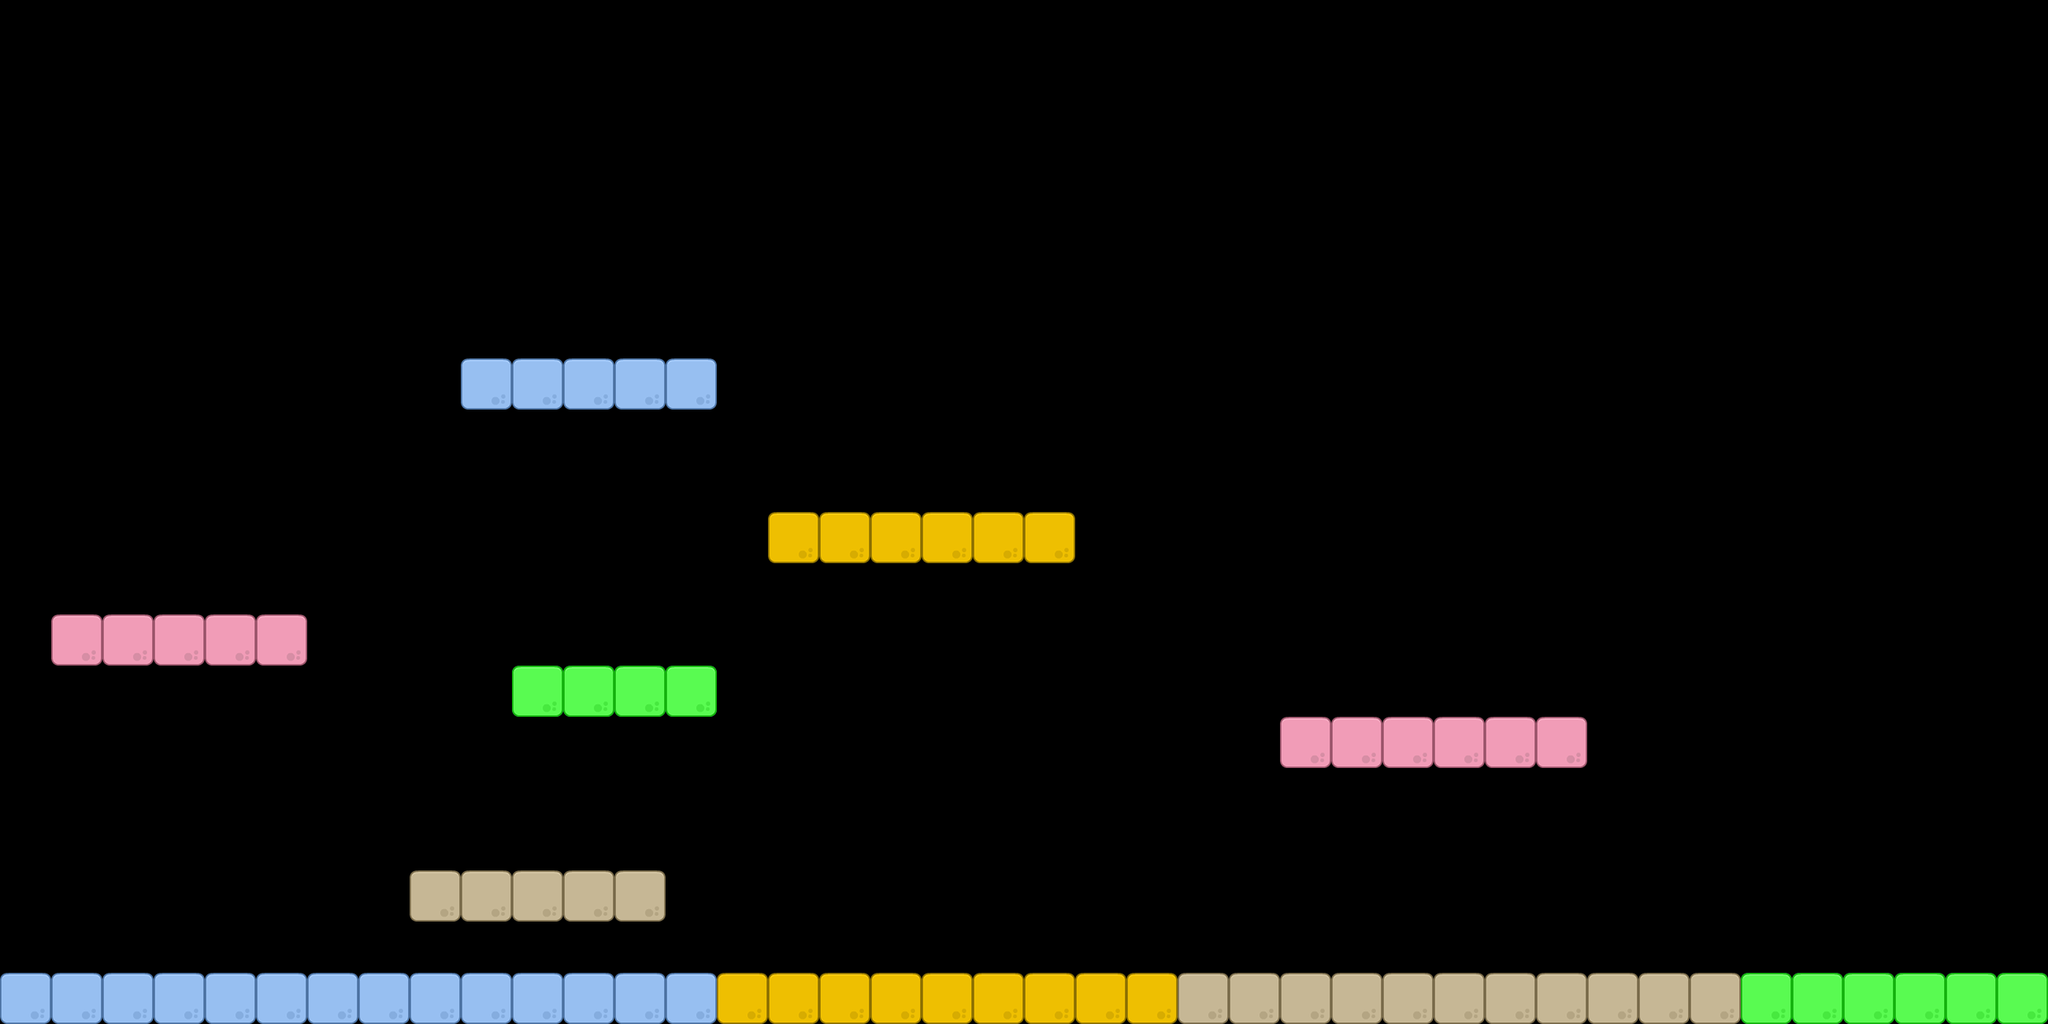

Below is a game level as drawn by its tile map, then a one-line description and the .tmx that defines it (tile-layer data replaced by summaries):
An orthogonal 40x20 tile map with 64x64 px tiles, 1 tile layer (objects) and 71 objects.

<map version="1.0" orientation="orthogonal" renderorder="right-down" width="40" height="20" tilewidth="64" tileheight="64" nextobjectid="95">
 <tileset firstgid="1" name="blocks" tilewidth="64" tileheight="64">
  <image source="blocks.png" width="320" height="128" />
 </tileset>
 <layer name="objects" width="40" height="20">
  <data>[800 cells, 71 non-empty, 5 distinct tile ids]</data>
 </layer>
 <objectgroup name="blue">
  <object id="21" x="0" y="1216" width="64" height="64" />
  <object id="22" x="64" y="1216" width="64" height="64" />
  <object id="23" x="128" y="1216" width="64" height="64" />
  <object id="24" x="192" y="1216" width="64" height="64" />
  <object id="25" x="256" y="1216" width="64" height="64" />
  <object id="26" x="320" y="1216" width="64" height="64" />
  <object id="27" x="384" y="1216" width="64" height="64" />
  <object id="28" x="448" y="1216" width="64" height="64" />
  <object id="29" x="512" y="1216" width="64" height="64" />
  <object id="30" x="576" y="1216" width="64" height="64" />
  <object id="31" x="640" y="1216" width="64" height="64" />
  <object id="32" x="704" y="1216" width="64" height="64" />
  <object id="33" x="768" y="1216" width="64" height="64" />
  <object id="34" x="832" y="1216" width="64" height="64" />
  <object id="35" x="576" y="448" width="64" height="64" />
  <object id="36" x="640" y="448" width="64" height="64" />
  <object id="37" x="704" y="448" width="64" height="64" />
  <object id="38" x="768" y="448" width="64" height="64" />
  <object id="39" x="832" y="448" width="64" height="64" />
 </objectgroup>
 <objectgroup name="yellow">
  <object id="40" x="960" y="640" width="64" height="64" />
  <object id="41" x="1024" y="640" width="64" height="64" />
  <object id="42" x="1088" y="640" width="64" height="64" />
  <object id="43" x="1152" y="640" width="64" height="64" />
  <object id="44" x="1216" y="640" width="64" height="64" />
  <object id="45" x="1280" y="640" width="64" height="64" />
  <object id="46" x="896" y="1216" width="64" height="64" />
  <object id="47" x="960" y="1216" width="64" height="64" />
  <object id="50" x="1024" y="1216" width="64" height="64" />
  <object id="51" x="1088" y="1216" width="64" height="64" />
  <object id="52" x="1152" y="1216" width="64" height="64" />
  <object id="53" x="1216" y="1216" width="64" height="64" />
  <object id="54" x="1280" y="1216" width="64" height="64" />
  <object id="55" x="1344" y="1216" width="64" height="64" />
  <object id="56" x="1408" y="1216" width="64" height="64" />
 </objectgroup>
 <objectgroup name="pink">
  <object id="57" x="1600" y="896" width="64" height="64" />
  <object id="58" x="1664" y="896" width="64" height="64" />
  <object id="59" x="1728" y="896" width="64" height="64" />
  <object id="60" x="1792" y="896" width="64" height="64" />
  <object id="61" x="1856" y="896" width="64" height="64" />
  <object id="62" x="1920" y="896" width="64" height="64" />
  <object id="63" x="64" y="768" width="64" height="64" />
  <object id="64" x="128" y="768" width="64" height="64" />
  <object id="65" x="192" y="768" width="64" height="64" />
  <object id="66" x="256" y="768" width="64" height="64" />
  <object id="67" x="320" y="768" width="64" height="64" />
 </objectgroup>
 <objectgroup name="broun">
  <object id="68" x="512" y="1088" width="64" height="64" />
  <object id="69" x="576" y="1088" width="64" height="64" />
  <object id="70" x="640" y="1088" width="64" height="64" />
  <object id="71" x="704" y="1088" width="64" height="64" />
  <object id="72" x="768" y="1088" width="64" height="64" />
  <object id="73" x="1472" y="1216" width="64" height="64" />
  <object id="74" x="1536" y="1216" width="64" height="64" />
  <object id="75" x="1600" y="1216" width="64" height="64" />
  <object id="76" x="1664" y="1216" width="64" height="64" />
  <object id="77" x="1728" y="1216" width="64" height="64" />
  <object id="78" x="1792" y="1216" width="64" height="64" />
  <object id="79" x="1856" y="1216" width="64" height="64" />
  <object id="80" x="1920" y="1216" width="64" height="64" />
  <object id="81" x="1984" y="1216" width="64" height="64" />
  <object id="82" x="2048" y="1216" width="64" height="64" />
  <object id="84" x="2112" y="1216" width="64" height="64" />
 </objectgroup>
 <objectgroup name="green">
  <object id="85" x="2176" y="1216" width="64" height="64" />
  <object id="86" x="2240" y="1216" width="64" height="64" />
  <object id="87" x="2304" y="1216" width="64" height="64" />
  <object id="88" x="2368" y="1216" width="64" height="64" />
  <object id="89" x="2432" y="1216" width="64" height="64" />
  <object id="90" x="2496" y="1216" width="64" height="64" />
  <object id="91" x="640" y="832" width="64" height="64" />
  <object id="92" x="704" y="832" width="64" height="64" />
  <object id="93" x="768" y="832" width="64" height="64" />
  <object id="94" x="832" y="832" width="64" height="64" />
 </objectgroup>
</map>